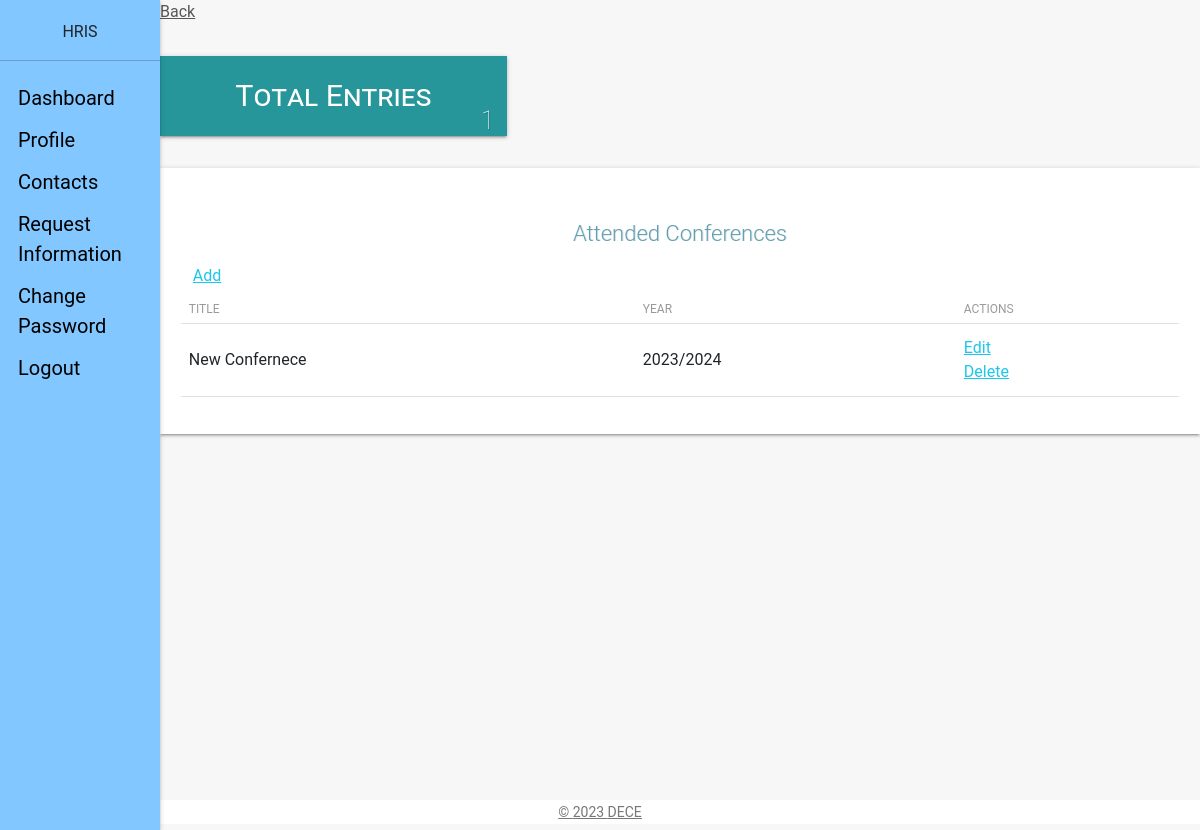
Page /staff_view/conferences/ (signed in) on the earlier database version.
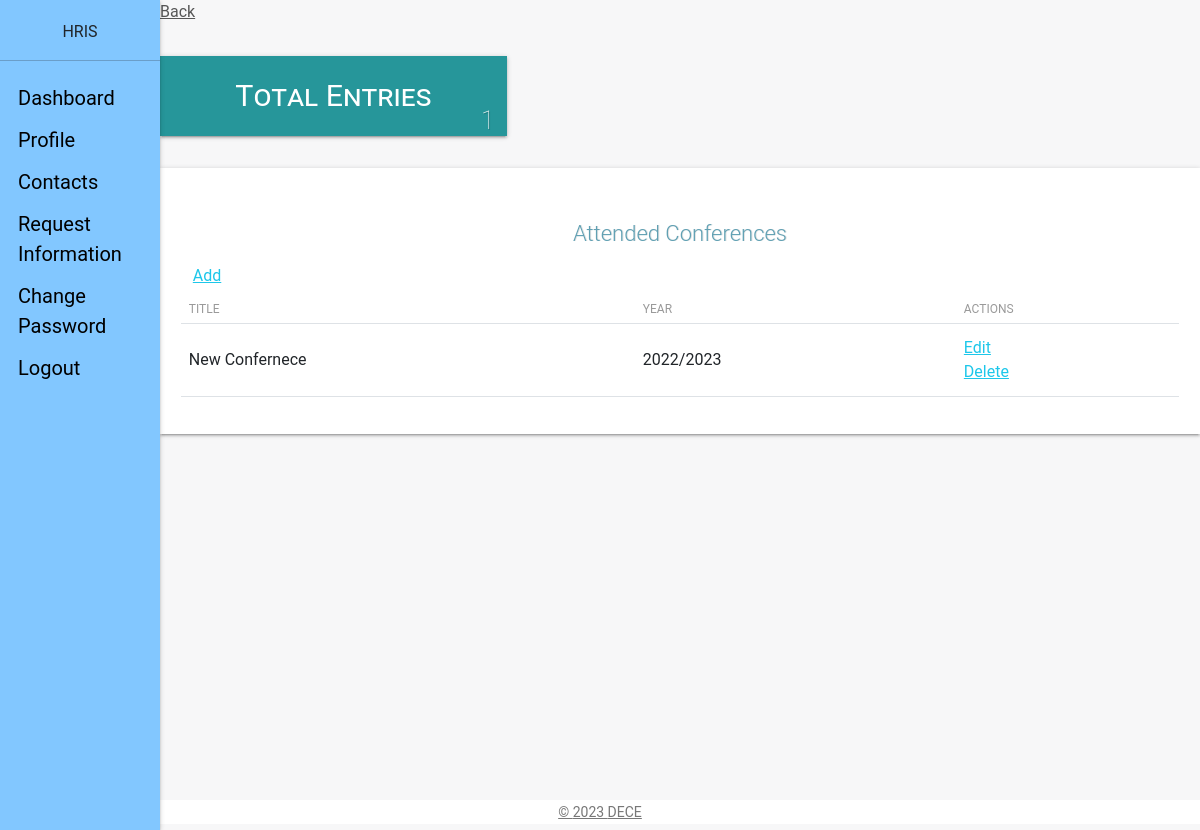
Same page on the later database version.
### staff_app/models.py (models this page shows, shortened)
class Conferences(models.Model):
    user = models.ForeignKey(CustomUser, on_delete=models.CASCADE, default=1)
    title = models.CharField(max_length=100, verbose_name=_(
        'Title'), null=True, blank=False)  # title of conference
    year = models.CharField(verbose_name=_(
        'Academic Year'), null=True, blank=False, max_length=9)  # year of conference
    updated = models.DateTimeField(
        auto_now=True, auto_now_add=False)  # last updated timestamp
    created = models.DateTimeField(
        auto_now=False, auto_now_add=True)  # created timestamp
    class Meta:
        verbose_name = _('Conference')  # singular name of the model
        verbose_name_plural = _('Conferences')  # plural name of the model
        ordering = ['-created']  # order by most recent conferences first

### staff_app/views.py (the view)
# urls.py: path('conferences/', views.conferences_view, name="conference"),
def conferences_view(request):
    if not request.user.is_authenticated:
        return redirect('hris:home')
    conferences = Conferences.objects.filter(user_id=request.user.id)
    context = {
        "object": conferences
    }
    return render(request, "staff/staff_conferences.html", context)

### templates/staff/staff_conferences.html (shortened to what this page needs)
{% extends 'base.html' %}
{% load static %}
{% load humanize %}
{% block content %}
<link type="text/CSS" href="{% static 'css/light-bootstrap-dashboard.css' %}" rel="stylesheet"/>
<section class="row">
    <section class="col col-lg-12">
        <span><a href="{{request.META.HTTP_REFERER|escape}}" style="color:#565656;">Back</a></span>
    </section>
</section>
    <section class="row margin-bottom">
        <div class="container-fluid">
        <section class="col-lg-4 col-md-4 col-sm-12">
            <div class="employee-box sec-box">
                <a href="">
                <span>Total Entries</span>
                </a>
                {% if object %}
                    <span class="count-object">{{ object.count }}</span>
                {% else %}
                    <span class="count-object">0</span>
                {% endif %}
            </div>
        </section>
    </section>
    <div class="table-responsive table-shadow">
        <div class="text-center table-description">
            <h4 class="title-h3" style="color: #60a0b3 !important;
            text-shadow: 1px 0px rgba(0,0,0,0.11)"> Attended Conferences</h4>
        </div>
        <div class="container-fluid">
            <div class="row">
                 <div class="download-print-action">
                    <a href="{% url 'staff:conference-add' %}">Add</a>
                </div>
            </div>
        </div>
        <table class="table">
            <thead>
                <tr>
                  <th scope="col">Title</th>
                  <th scope="col">Year</th>
                  <th scope="col">Actions</th>
                </tr>
            </thead>
            <tbody>
                {% if not object %}
                    <tr>
                    <td>No Entries</td>
                    </tr>
                {% else %}
                    {% for obj in object %}
                    <tr>
                        <td>{{obj.title}}</td>
                        <td>{{obj.year}}</td>
                        <td><a href="{% url 'staff:conference-edit' obj.id %}">Edit</a><br>
                            <a href="{% url 'staff:conference-delete' obj.id %}">Delete</a>
                        </td>
                    </tr>
                    {% endfor %}
                {% endif %}
            </tbody>
        </table>
    </div>
{% endblock content %}

Differences in the rows shown:
changed Conferences "New Confernece": year "2023/2024" → "2022/2023"
